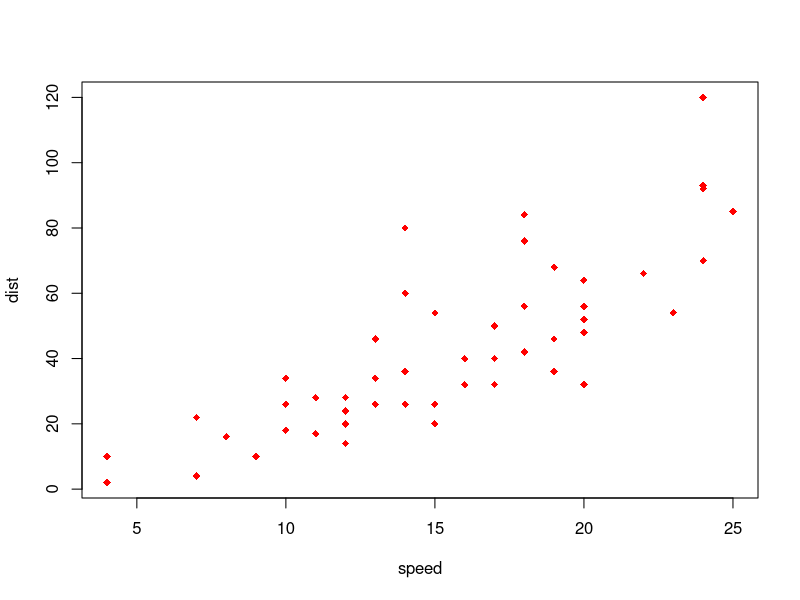

Here is the R script that generated this plot:
## ---- chunk 1
plot(cars, col = "red", pch = 18)
